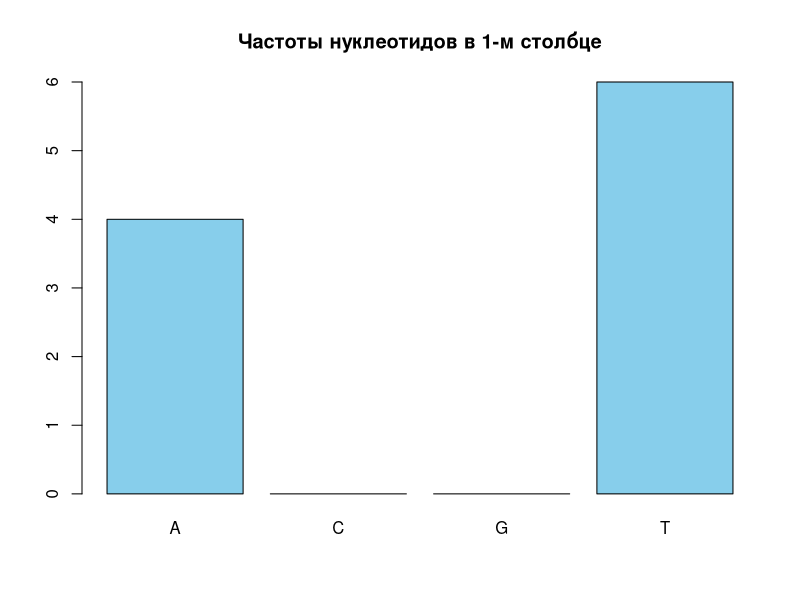

Here is the R script that generated this plot:
motifs2 <- matrix(c(
  "a", "C", "g", "G", "T", "A", "A", "t", "t", "C", "a", "G",
  "t", "G", "G", "G", "C", "A", "A", "T", "t", "C", "C", "a",
  "A", "C", "G", "t", "t", "A", "A", "t", "t", "C", "G", "G",
  "T", "G", "C", "G", "G", "G", "A", "t", "t", "C", "C", "C",
  "t", "C", "G", "a", "A", "A", "A", "t", "t", "C", "a", "G",
  "A", "C", "G", "G", "C", "G", "A", "a", "t", "T", "C", "C",
  "T", "C", "G", "t", "G", "A", "A", "t", "t", "a", "C", "G",
  "t", "C", "G", "G", "G", "A", "A", "t", "t", "C", "a", "C",
  "A", "G", "G", "G", "T", "A", "A", "t", "t", "C", "C", "G",
  "t", "C", "G", "G", "A", "A", "A", "a", "t", "C", "a", "C"
), nrow = 10, byrow = TRUE)

motifs2 <- apply(motifs2, 2, toupper)

count_matrix <- apply(motifs2, 2, function(col) table(factor(col, levels = c("A", "C", "G", "T"))))
count_matrix
profile <- apply(count_matrix, 2, function(x) x/sum(x))
profile


scoreMotifs <- function(motifs) {
  sum(apply(motifs, 2, function(col) length(col) - max(table(col))))
}

score <- scoreMotifs(motifs2)
score

getConsensus <- function(profile) {
  nucleotides <- c("A", "C", "G", "T")
  consensus <- apply(profile, 2, function(col) nucleotides[which.max(col)])
  paste(consensus, collapse = "")
}

consensus_string <- getConsensus(profile)
consensus_string

barplot(count_matrix[,1], col="skyblue", main="Частоты нуклеотидов в 1-м столбце")